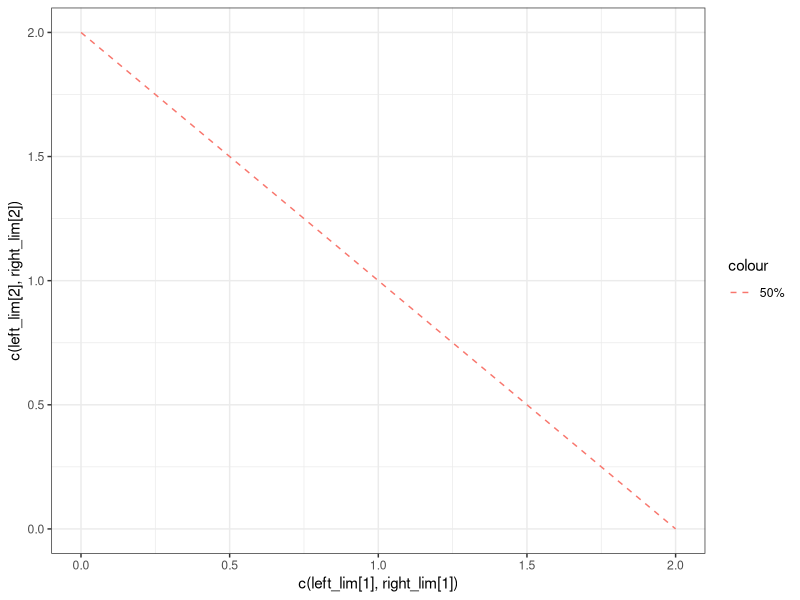

This figure's R source:
## ---- chunk 1
knitr::opts_chunk$set(echo = FALSE)
library(ggplot2)
## ---- chunk 2
u=matrix(c(1,1),2,1)
v=matrix(c(1,-1),2,1)

left_lim=u-v
right_lim=u+v


ggplot()+
  geom_line(aes(x=c(left_lim[1],right_lim[1]),
                y=c(left_lim[2],right_lim[2]),
                color='50%'),
            linetype='dashed')+
  theme_bw()
